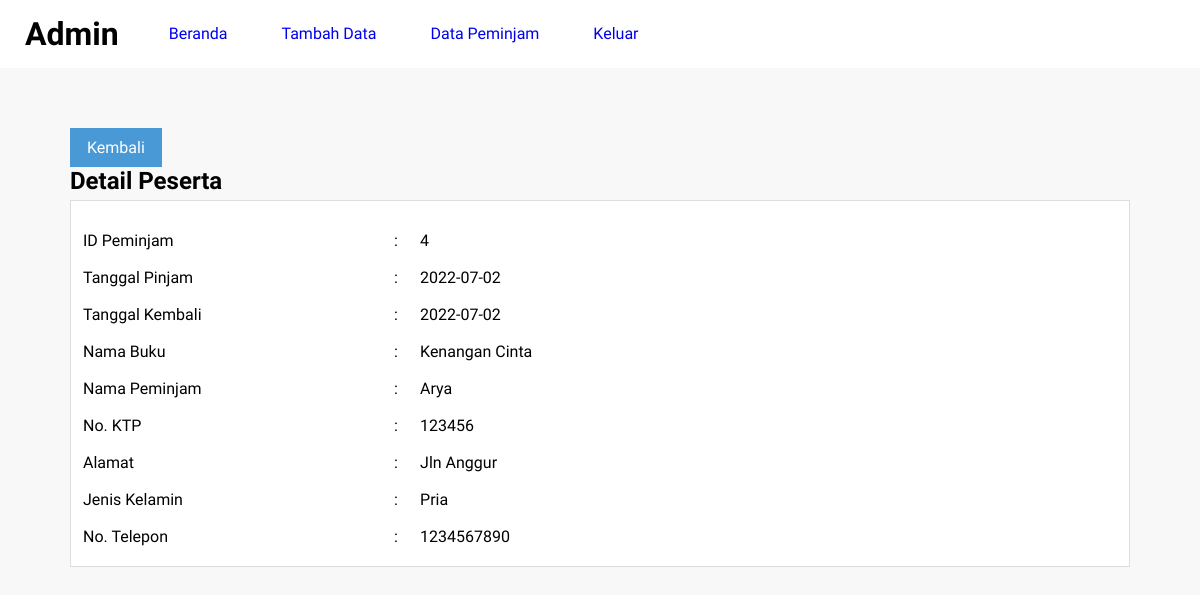
The app's page /detail.php?id=4 (signed in) with its own data.
### tables this page shows
CREATE TABLE `pinjam` (
  `id_pinjam` int(11) NOT NULL,
  `tgl_pinjam` date NOT NULL,
  `tgl_kembali` date DEFAULT NULL,
  `buku` varchar(100) NOT NULL,
  `nama` varchar(50) NOT NULL,
  `no_ktp` varchar(20) NOT NULL,
  `alamat` text NOT NULL,
  `jk` enum('Pria','Wanita') NOT NULL,
  `no_tlp` varchar(15) NOT NULL
);

### detail.php (the view, shortened to what this page needs)
<?php
	include 'koneksi.php';
	$peminjam = mysqli_query($conn, "SELECT * FROM pinjam WHERE id_pinjam = '".$_GET['id']."' ");
	$p = mysqli_fetch_object($peminjam);
?>
<!DOCTYPE html>
<html>
<head>
	<link rel="stylesheet" type="text/css" href="style.css">
</head>
<body>
	<header>
		<h1><a>Admin</a></h1>
		<ul>
			<li><a href="beranda.php">Beranda</a></li>
			<li><a href="create.php">Tambah Data</a></li>
			<li><a href="admin_dp.php">Data Peminjam</a></li>
			<li><a href="keluar.php">Keluar</a></li>
		</ul>
	</header>
	<section class="content">
		<form action="" method="post">
			<input type="submit" name="submit" class="btn-daftar" value="Kembali">
		</form>
		<h2>Detail Peserta</h2>
		<div class="box">
			<table class="table-data" border="0">
			<tr>
				<td>ID Peminjam</td>
				<td>:</td>
				<td><?php echo $p->id_pinjam ?></td>
			</tr>
			<tr>
				<td>Tanggal Pinjam</td>
				<td>:</td>
				<td><?php echo $p->tgl_pinjam ?></td>
			</tr>
			<tr>
				<td>Tanggal Kembali</td>
				<td>:</td>
				<td><?php echo $p->tgl_kembali ?></td>
			</tr>
			<tr>
				<td>Nama Buku</td>
				<td>:</td>
				<td><?php echo $p->buku ?></td>
			</tr>
			<tr>
				<td>Nama Peminjam</td>
				<td>:</td>
				<td><?php echo $p->nama ?></td>
			</tr>
			<tr>
				<td>No. KTP</td>
				<td>:</td>
				<td><?php echo $p->no_ktp ?></td>
			</tr>
			<tr>
				<td>Alamat</td>
				<td>:</td>
				<td><?php echo $p->alamat ?></td>
			</tr>
			<tr>
				<td>Jenis Kelamin</td>
				<td>:</td>
				<td><?php echo $p->jk ?></td>
			</tr>
			<tr>
				<td>No. Telepon</td>
				<td>:</td>
				<td><?php echo $p->no_tlp ?></td>
			</tr>
			</table>
		</div>
	</section>
</body>
</html>

### style.css (style rules this page uses)
* { margin:0; padding:0; font-family: 'Quicksand', sans-serif; }
body { background-color: #f8f8f8; }
.box { background-color: #fff; border:1px solid #ddd; padding:10px; box-sizing: border-box; margin:5px 0 25px; }
.btn-daftar { padding:10px 17px; background-color: #4A99D7; color: #fff; border:none; font-size: 16px; }
.table-data { width: 100%; margin-top: 10px; }
.table-data tr { height: 35px; }
.table-data tr td:nth-child(1) { width:30%; }
header { background-color: #fff; }
header::after { content:''; display: block; clear: both; }
header h1 { padding:15px 25px; display: inline-block; float: left; }
header ul { float: left; }
header ul li { padding:24px 25px; display: inline-block; }
a { text-decoration: none; }
.content { width:90%; padding:10px; box-sizing: border-box; margin:50px auto; }

### records on screen
pinjam: id_pinjam "4", tgl_pinjam "2022-07-02", tgl_kembali "2022-07-02", buku "Kenangan Cinta", nama "Arya", no_ktp "123456", alamat "Jln Anggur", jk "Pria", no_tlp "1234567890"
